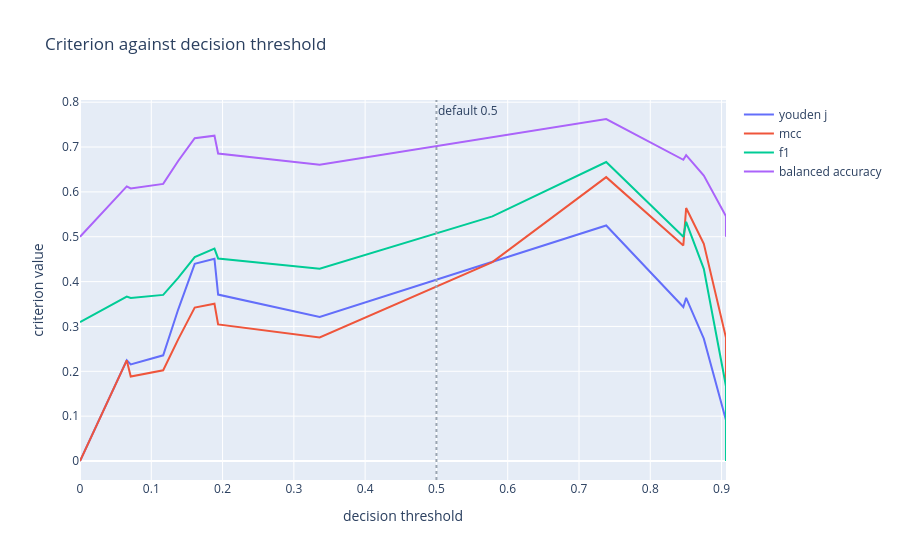

Notebook cell for this chart:
### Markdown cell above
Read the `sensitivity` column against `default_0.5`. The tuned thresholds
find actives the default misses, at a precision cost you can now see and
decide about — rather than one chosen for you by an arbitrary constant.

### Code cell
from qsarkit.reporting import plot_threshold_sweep

plot_threshold_sweep(y_imb[test], scores)

### Figure 1 — Plotly figure (JSON) as saved in the notebook; plotly's stock layout.template omitted (floating-point values rounded to 4 significant figures)
{"data": [{"mode": "lines", "name": "youden j", "type": "scatter", "x": [0.0, 0.06558, 0.07115, 0.1167, 0.1377, 0.1609, 0.1886, 0.1937, 0.3362, 0.5785, 0.7382, 0.8464, 0.8503, 0.8751, 0.9062, 0.9062], "y": [0.0, 0.2245, 0.2152, 0.2356, 0.3377, 0.4397, 0.4508, 0.3711, 0.321, 0.4434, 0.525, 0.3432, 0.3636, 0.2727, 0.09091, 0.0]}, {"mode": "lines", "name": "mcc", "type": "scatter", "x": [0.0, 0.06558, 0.07115, 0.1167, 0.1377, 0.1609, 0.1886, 0.1937, 0.3362, 0.5785, 0.7382, 0.8464, 0.8503, 0.8751, 0.9062, 0.9062], "y": [0.0, 0.2245, 0.1883, 0.2023, 0.2711, 0.342, 0.3506, 0.3046, 0.2756, 0.4434, 0.6329, 0.4805, 0.5641, 0.4842, 0.2748, 0.0]}, {"mode": "lines", "name": "f1", "type": "scatter", "x": [0.0, 0.06558, 0.07115, 0.1167, 0.1377, 0.1609, 0.1886, 0.1937, 0.3362, 0.5785, 0.7382, 0.8464, 0.8503, 0.8751, 0.9062, 0.9062], "y": [0.3099, 0.3667, 0.3636, 0.3704, 0.4082, 0.4545, 0.4737, 0.4516, 0.4286, 0.5455, 0.6667, 0.5, 0.5333, 0.4286, 0.1667, 0.0]}, {"mode": "lines", "name": "balanced accuracy", "type": "scatter", "x": [0.0, 0.06558, 0.07115, 0.1167, 0.1377, 0.1609, 0.1886, 0.1937, 0.3362, 0.5785, 0.7382, 0.8464, 0.8503, 0.8751, 0.9062, 0.9062], "y": [0.5, 0.6122, 0.6076, 0.6178, 0.6688, 0.7199, 0.7254, 0.6855, 0.6605, 0.7217, 0.7625, 0.6716, 0.6818, 0.6364, 0.5455, 0.5]}], "layout": {"annotations": [{"showarrow": false, "text": "default 0.5", "x": 0.5, "xanchor": "left", "xref": "x", "y": 1, "yanchor": "top", "yref": "y domain"}], "shapes": [{"line": {"color": "#9AA5B1", "dash": "dot"}, "type": "line", "x0": 0.5, "x1": 0.5, "xref": "x", "y0": 0, "y1": 1, "yref": "y domain"}], "title": {"text": "Criterion against decision threshold"}, "xaxis": {"title": {"text": "decision threshold"}}, "yaxis": {"title": {"text": "criterion value"}}}}
